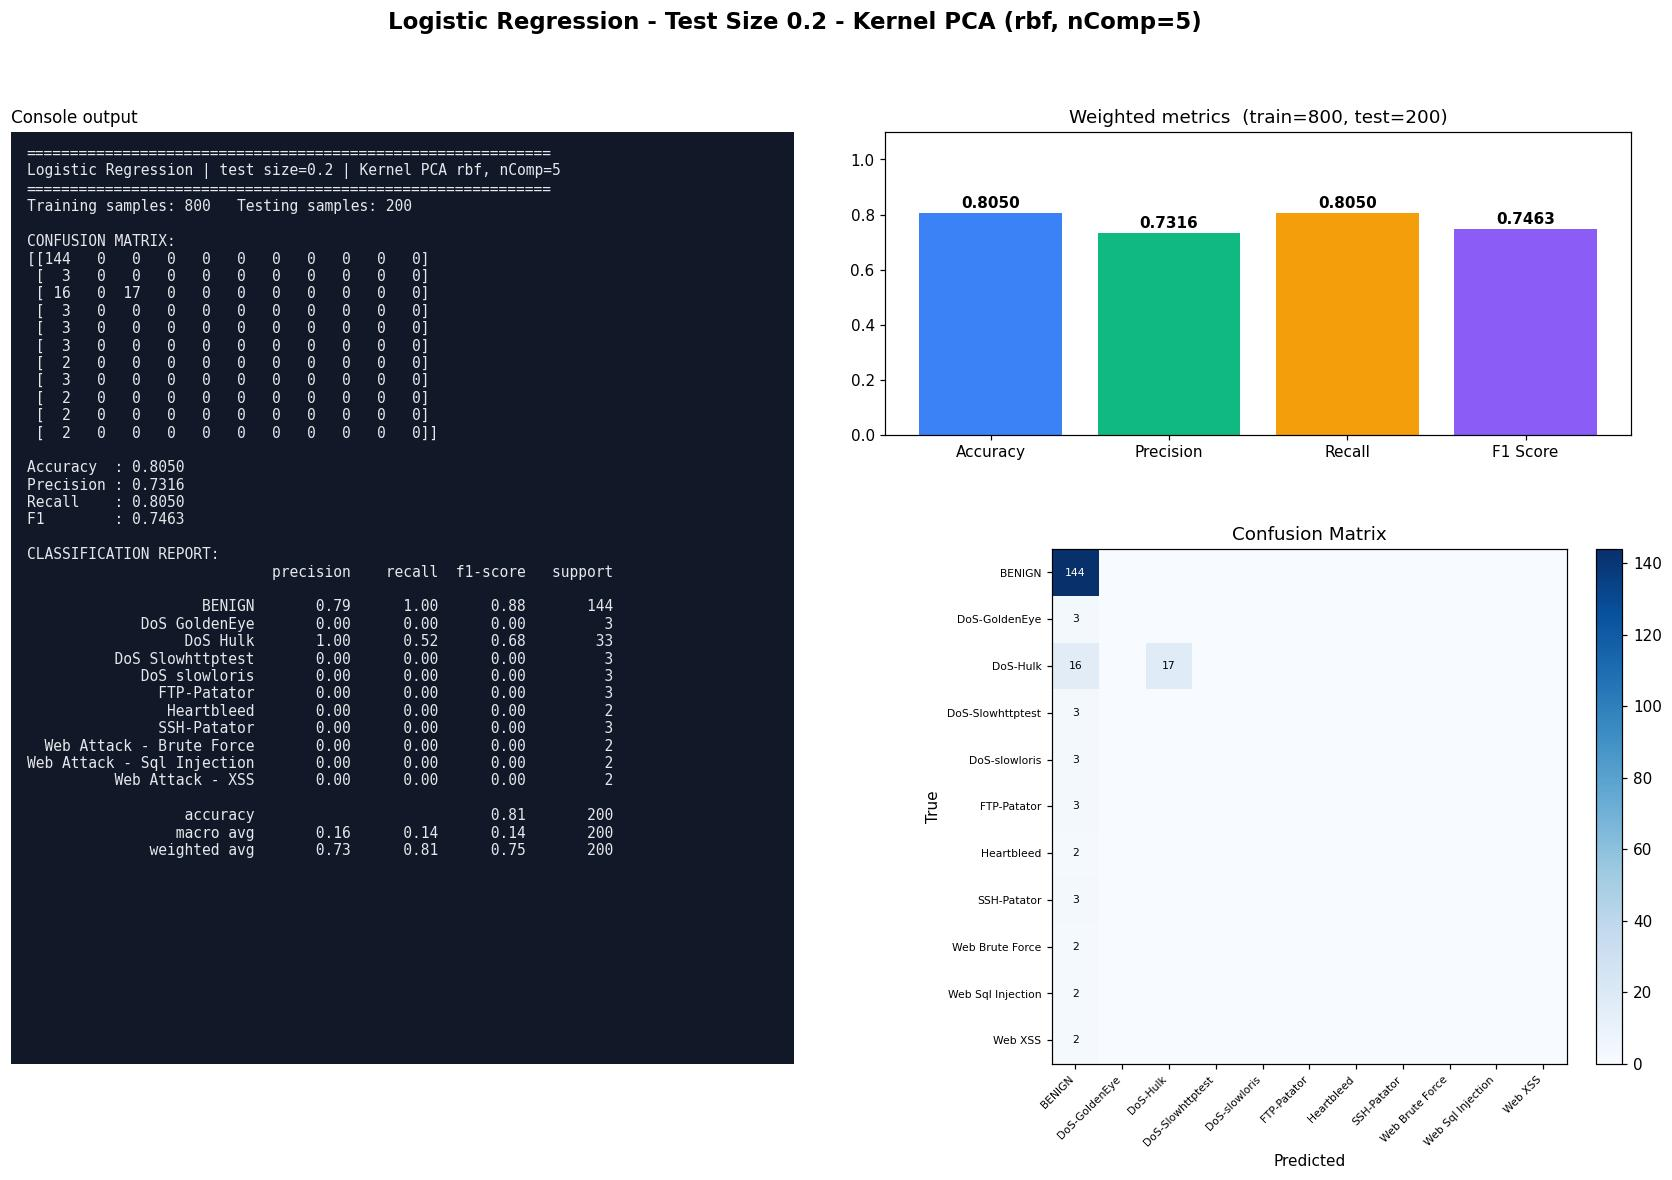

The script that saved this image:
#!/usr/bin/env python3
"""Logistic Regression | Test size 0.2 | Kernel PCA kernel=rbf, n_components=5
CIC-IDS2017 (Tue+Wed+Thu-morning) 1000-row stratified sample.
Run in any IDE (Spyder / VS Code / PyCharm / Jupyter): open the file and press Run, no arguments needed.
Saves next to this file: 'Test0.2_nComp5_LR.jpg' - one image with the console output (confusion matrix, metrics, classification report) plus charts."""
import json, os
import numpy as np
import matplotlib.pyplot as plt
from sklearn.decomposition import KernelPCA
from sklearn.linear_model import LogisticRegression
from sklearn.metrics import (accuracy_score, classification_report, confusion_matrix,
                             f1_score, precision_score, recall_score)
from sklearn.model_selection import train_test_split
from sklearn.preprocessing import StandardScaler

TEST_SIZE, KERNEL, N_COMP, ALG, ALG_NAME = 0.2, "rbf", 5, "LR", "Logistic Regression"
try:
    HERE = os.path.dirname(os.path.abspath(__file__))
except NameError:                      # Jupyter / interactive console
    HERE = os.getcwd()
def _find_root():                      # folder that contains data/sample.npz (works from any working directory)
    for p in (HERE, os.path.join(HERE, ".."), os.path.join(HERE, "..", ".."), os.getcwd()):
        if os.path.exists(os.path.join(p, "data", "sample.npz")):
            return os.path.abspath(p)
    raise FileNotFoundError("data/sample.npz not found - run prepare_data.py or keep the repo folder structure")
ROOT = _find_root()
tag = f"Test{TEST_SIZE}_nComp{N_COMP}_{ALG}"

# 1. LOAD cached, cleaned sample (see prepare_data.py)
d = np.load(os.path.join(ROOT, "data", "sample.npz"), allow_pickle=True)
X, y, class_names = d["X"], d["y"], [str(c).replace("�", "-") for c in d["classes"]]

# 2. SPLIT
X_train, X_test, y_train, y_test = train_test_split(
    X, y, test_size=TEST_SIZE, random_state=42, stratify=y)

# 3. SCALE (fit on train only)
scaler = StandardScaler()
X_train = scaler.fit_transform(X_train); X_test = scaler.transform(X_test)

# 4. DIMENSIONALITY REDUCTION: Kernel PCA (fit on train only; gamma = sklearn default 1/n_features)
kpca = KernelPCA(n_components=N_COMP, kernel=KERNEL, random_state=0)
X_train = kpca.fit_transform(X_train); X_test = kpca.transform(X_test)

# 5. CLASSIFIER
classifier = LogisticRegression(max_iter=1000, solver="lbfgs", random_state=0)
classifier.fit(X_train, y_train)
y_pred = classifier.predict(X_test)

# 6. METRICS
labels = np.arange(len(class_names))
cm = confusion_matrix(y_test, y_pred, labels=labels)
res = dict(test_size=TEST_SIZE, kernel=KERNEL, n_components=N_COMP, algorithm=ALG, model=ALG_NAME,
           n_train=int(len(y_train)), n_test=int(len(y_test)),
           accuracy=accuracy_score(y_test, y_pred),
           precision=precision_score(y_test, y_pred, average="weighted", zero_division=0),
           recall=recall_score(y_test, y_pred, average="weighted", zero_division=0),
           f1=f1_score(y_test, y_pred, average="weighted", zero_division=0))
report = classification_report(y_test, y_pred, labels=labels, target_names=class_names, zero_division=0)
lines = ["=" * 60, f"{ALG_NAME} | test size={TEST_SIZE} | Kernel PCA {KERNEL}, nComp={N_COMP}", "=" * 60,
         f"Training samples: {len(y_train)}   Testing samples: {len(y_test)}", "", "CONFUSION MATRIX:", np.array2string(cm), ""]
for k in ("accuracy", "precision", "recall", "f1"): lines.append(f"{k.capitalize():10s}: {res[k]:.4f}")
lines += ["", "CLASSIFICATION REPORT:", report]
console_output = "\n".join(lines); print(console_output)

# 7. VISUAL OUTPUT: console output + charts in ONE image (real results only)
short = [c.replace("Web Attack - ", "Web ").replace("DoS ", "DoS-") for c in class_names]
fig = plt.figure(figsize=(19, 11), dpi=110)
gs = fig.add_gridspec(2, 2, width_ratios=[1.05, 1], height_ratios=[1, 1.7], hspace=0.28, wspace=0.12)
fig.suptitle(f"{ALG_NAME} - Test Size {TEST_SIZE} - Kernel PCA ({KERNEL}, nComp={N_COMP})", fontsize=15, fontweight="bold")
axt = fig.add_subplot(gs[:, 0]); axt.set_facecolor("#111827"); axt.set_xticks([]); axt.set_yticks([])
for sp in axt.spines.values(): sp.set_visible(False)
axt.text(0.02, 0.985, console_output, family="monospace", fontsize=9.6, color="#e5e7eb", va="top", ha="left", transform=axt.transAxes)
axt.set_title("Console output", loc="left", fontsize=11)
ax0 = fig.add_subplot(gs[0, 1]); ax1 = fig.add_subplot(gs[1, 1])
names = ["Accuracy", "Precision", "Recall", "F1 Score"]; vals = [res["accuracy"], res["precision"], res["recall"], res["f1"]]
bars = ax0.bar(names, vals, color=["#3b82f6", "#10b981", "#f59e0b", "#8b5cf6"])
ax0.set_ylim(0, 1.1); ax0.set_title(f"Weighted metrics  (train={res['n_train']}, test={res['n_test']})")
for b in bars: ax0.text(b.get_x() + b.get_width() / 2, b.get_height() + .02, f"{b.get_height():.4f}", ha="center", fontweight="bold")
im = ax1.imshow(cm, cmap="Blues"); fig.colorbar(im, ax=ax1, fraction=.046, pad=.04)
ax1.set_xticks(labels); ax1.set_yticks(labels); ax1.set_xticklabels(short, rotation=45, ha="right", fontsize=7); ax1.set_yticklabels(short, fontsize=7)
ax1.set_xlabel("Predicted"); ax1.set_ylabel("True"); ax1.set_title("Confusion Matrix")
for a in labels:
    for b_ in labels:
        if cm[a, b_]: ax1.text(b_, a, cm[a, b_], ha="center", va="center", fontsize=7, color="white" if cm[a, b_] > cm.max() / 2 else "black")
plt.savefig(os.path.join(HERE, tag + ".jpg"), format="jpg", bbox_inches="tight")
if os.environ.get("ACN_NO_SHOW") != "1": plt.show()   # IDEs display the image; run_all.py disables this
plt.close()

os.makedirs(os.path.join(ROOT, "results", "json"), exist_ok=True)
with open(os.path.join(ROOT, "results", "json", tag + ".json"), "w") as f: json.dump(res, f)
